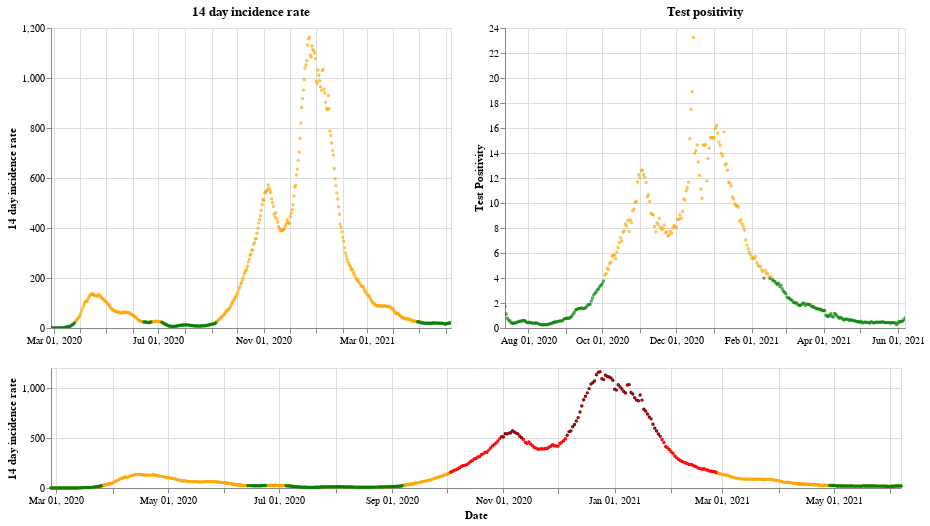

Notebook code for this chart:
### Markdown cell above
## Wales

### Code cell
plot_traffic_light('Wales')

### Figure 1 — Vega-Lite specification as saved in the notebook (floating-point values rounded to 4 significant figures; data arrays with more than 128 entries replaced by an {"elided": "..."} marker saying what was removed)
{"config": {"view": {"continuousWidth": 400, "continuousHeight": 300}}, "vconcat": [{"hconcat": [{"mark": {"type": "point", "size": 2}, "encoding": {"color": {"condition": {"value": "green", "test": "(datum.twoWeeklyCasesRate <= 25)"}, "value": "orange"}, "tooltip": [{"type": "nominal", "field": "areaName"}, {"type": "temporal", "field": "date"}, {"type": "quantitative", "field": "twoWeeklyCasesRate"}, {"type": "quantitative", "field": "testPositivity"}], "x": {"type": "temporal", "axis": {"title": ""}, "field": "date", "scale": {"domain": {"selection": "DateBrush"}}, "timeUnit": "yearmonthdate"}, "y": {"type": "quantitative", "axis": {"title": "14 day incidence rate"}, "field": "twoWeeklyCasesRate"}}, "title": "14 day incidence rate", "width": 400}, {"mark": {"type": "point", "size": 2}, "encoding": {"color": {"condition": {"value": "green", "test": "(datum.testPositivity <= 4)"}, "value": "orange"}, "tooltip": [{"type": "nominal", "field": "areaName"}, {"type": "temporal", "field": "date"}, {"type": "quantitative", "field": "twoWeeklyCasesRate"}, {"type": "quantitative", "field": "testPositivity"}], "x": {"type": "temporal", "axis": {"title": ""}, "field": "date", "scale": {"domain": {"selection": "DateBrush"}}, "timeUnit": "yearmonthdate"}, "y": {"type": "quantitative", "axis": {"title": "Test Positivity"}, "field": "testPositivity"}}, "title": "Test positivity", "width": 400}]}, {"layer": [{"mark": {"type": "point", "size": 2}, "encoding": {"color": {"condition": {"value": "orange", "test": "((50 && datum.twoWeeklyCasesRate) < 150)"}, "value": "red"}, "opacity": {"condition": {"value": 1, "test": "((50 && datum.twoWeeklyCasesRate) < 500)"}, "value": 0}, "tooltip": [{"type": "nominal", "field": "areaName"}, {"type": "temporal", "field": "date"}, {"type": "quantitative", "field": "twoWeeklyCasesRate"}, {"type": "quantitative", "field": "testPositivity"}], "x": {"type": "temporal", "axis": {"title": "Date"}, "field": "date", "timeUnit": "yearmonthdate"}, "y": {"type": "quantitative", "axis": {"title": "14 day incidence rate"}, "field": "twoWeeklyCasesRate"}}, "selection": {"DateBrush": {"type": "interval", "encodings": ["x"], "fields": ["Time"]}}, "width": 850}, {"mark": {"type": "point", "size": 2}, "encoding": {"color": {"value": "darkred"}, "opacity": {"condition": {"value": 1, "test": "(datum.twoWeeklyCasesRate >= 500)"}, "value": 0}, "tooltip": [{"type": "nominal", "field": "areaName"}, {"type": "temporal", "field": "date"}, {"type": "quantitative", "field": "twoWeeklyCasesRate"}, {"type": "quantitative", "field": "testPositivity"}], "x": {"type": "temporal", "axis": {"title": "Date"}, "field": "date", "timeUnit": "yearmonthdate"}, "y": {"type": "quantitative", "axis": {"title": "14 day incidence rate"}, "field": "twoWeeklyCasesRate"}}, "width": 400}, {"mark": {"type": "point", "size": 2}, "encoding": {"color": {"condition": {"value": "green", "test": "((4 && datum.twoWeeklyCasesRate) < 25)"}, "value": "orange"}, "opacity": {"condition": {"value": 1, "test": "(datum.twoWeeklyCasesRate < 50)"}, "value": 0}, "tooltip": [{"type": "nominal", "field": "areaName"}, {"type": "temporal", "field": "date"}, {"type": "quantitative", "field": "twoWeeklyCasesRate"}, {"type": "quantitative", "field": "testPositivity"}], "x": {"type": "temporal", "axis": {"title": "Date"}, "field": "date", "timeUnit": "yearmonthdate"}, "y": {"type": "quantitative", "axis": {"title": "14 day incidence rate"}, "field": "twoWeeklyCasesRate"}}, "width": 400}], "height": 120, "width": 800}], "data": {"name": "data-4ec8de3cdd1c639225224420736d5a8d"}, "$schema": "https://vega.github.io/schema/vega-lite/v4.8.1.json", "datasets": {"data-4ec8de3cdd1c639225224420736d5a8d": {"elided": "467 records"}}}
